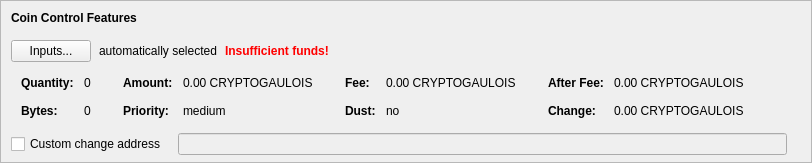
    <widget class="QFrame" name="frameCoinControl">
     <property name="sizePolicy">
      <sizepolicy hsizetype="Expanding" vsizetype="Expanding">
       <horstretch>0</horstretch>
       <verstretch>0</verstretch>
      </sizepolicy>
     </property>
     <property name="maximumSize">
      <size>
       <width>16777215</width>
       <height>16777215</height>
      </size>
     </property>
     <property name="frameShape">
      <enum>QFrame::StyledPanel</enum>
     </property>
     <property name="frameShadow">
      <enum>QFrame::Sunken</enum>
     </property>
     <layout class="QVBoxLayout" name="verticalLayoutCoinControl2">
      <property name="spacing">
       <number>0</number>
      </property>
      <property name="leftMargin">
       <number>0</number>
      </property>
      <property name="topMargin">
       <number>0</number>
      </property>
      <property name="rightMargin">
       <number>0</number>
      </property>
      <property name="bottomMargin">
       <number>6</number>
      </property>
      <item>
       <layout class="QVBoxLayout" name="verticalLayoutCoinControl" stretch="0,0,0,0,1">
        <property name="spacing">
         <number>0</number>
        </property>
        <property name="leftMargin">
         <number>10</number>
        </property>
        <property name="topMargin">
         <number>10</number>
        </property>
        <item>
         <layout class="QHBoxLayout" name="horizontalLayoutCoinControl1">
          <property name="bottomMargin">
           <number>15</number>
          </property>
          <item>
           <widget class="QLabel" name="labelCoinControlFeatures">
            <property name="sizePolicy">
             <sizepolicy hsizetype="Preferred" vsizetype="Maximum">
              <horstretch>0</horstretch>
              <verstretch>0</verstretch>
             </sizepolicy>
            </property>
            <property name="font">
             <font>
              <weight>75</weight>
              <bold>true</bold>
             </font>
            </property>
            <property name="styleSheet">
             <string notr="true">font-weight:bold;</string>
            </property>
            <property name="text">
             <string>Coin Control Features</string>
            </property>
           </widget>
          </item>
         </layout>
        </item>
        <item>
         <layout class="QHBoxLayout" name="horizontalLayoutCoinControl2" stretch="0,0,0,0">
          <property name="spacing">
           <number>8</number>
          </property>
          <property name="bottomMargin">
           <number>10</number>
          </property>
          <item>
           <widget class="QPushButton" name="pushButtonCoinControl">
            <property name="styleSheet">
             <string notr="true"/>
            </property>
            <property name="text">
             <string>Inputs...</string>
            </property>
            <property name="autoDefault">
             <bool>false</bool>
            </property>
           </widget>
          </item>
          <item>
           <widget class="QLabel" name="labelCoinControlAutomaticallySelected">
            <property name="text">
             <string>automatically selected</string>
            </property>
            <property name="margin">
             <number>5</number>
            </property>
           </widget>
          </item>
          <item>
           <widget class="QLabel" name="labelCoinControlInsuffFunds">
            <property name="font">
             <font>
              <weight>75</weight>
              <bold>true</bold>
             </font>
            </property>
            <property name="styleSheet">
             <string notr="true">color:red;font-weight:bold;</string>
            </property>
            <property name="text">
             <string>Insufficient funds!</string>
            </property>
            <property name="margin">
             <number>5</number>
            </property>
           </widget>
          </item>
          <item>
           <spacer name="horizontalSpacerCoinControl">
            <property name="orientation">
             <enum>Qt::Horizontal</enum>
            </property>
            <property name="sizeHint" stdset="0">
             <size>
              <width>40</width>
              <height>1</height>
             </size>
            </property>
           </spacer>
          </item>
         </layout>
        </item>
        <item>
         <widget class="QWidget" name="widgetCoinControl" native="true">
          <property name="sizePolicy">
           <sizepolicy hsizetype="Preferred" vsizetype="Preferred">
            <horstretch>0</horstretch>
            <verstretch>0</verstretch>
           </sizepolicy>
          </property>
          <property name="minimumSize">
           <size>
            <width>0</width>
            <height>0</height>
           </size>
          </property>
          <property name="styleSheet">
           <string notr="true"/>
          </property>
          <layout class="QHBoxLayout" name="horizontalLayoutCoinControl5">
           <property name="leftMargin">
            <number>0</number>
           </property>
           <property name="topMargin">
            <number>0</number>
           </property>
           <property name="rightMargin">
            <number>0</number>
           </property>
           <property name="bottomMargin">
            <number>0</number>
           </property>
           <item>
            <layout class="QHBoxLayout" name="horizontalLayoutCoinControl3" stretch="0,0,0,1">
             <property name="spacing">
              <number>20</number>
             </property>
             <property name="topMargin">
              <number>0</number>
             </property>
             <property name="bottomMargin">
              <number>10</number>
             </property>
             <item>
              <layout class="QFormLayout" name="formLayoutCoinControl1">
               <property name="horizontalSpacing">
                <number>10</number>
               </property>
               <property name="verticalSpacing">
                <number>14</number>
               </property>
               <property name="leftMargin">
                <number>10</number>
               </property>
               <property name="topMargin">
                <number>4</number>
               </property>
               <property name="rightMargin">
                <number>6</number>
               </property>
               <item row="0" column="0">
                <widget class="QLabel" name="labelCoinControlQuantityText">
                 <property name="font">
                  <font>
                   <weight>75</weight>
                   <bold>true</bold>
                  </font>
                 </property>
                 <property name="text">
                  <string>Quantity:</string>
                 </property>
                 <property name="margin">
                  <number>0</number>
                 </property>
                </widget>
               </item>
               <item row="0" column="1">
                <widget class="QLabel" name="labelCoinControlQuantity">
                 <property name="cursor">
                  <cursorShape>IBeamCursor</cursorShape>
                 </property>
                 <property name="contextMenuPolicy">
                  <enum>Qt::ActionsContextMenu</enum>
                 </property>
                 <property name="text">
                  <string notr="true">0</string>
                 </property>
                 <property name="margin">
                  <number>0</number>
                 </property>
                 <property name="textInteractionFlags">
                  <set>Qt::LinksAccessibleByMouse|Qt::TextSelectableByKeyboard|Qt::TextSelectableByMouse</set>
                 </property>
                </widget>
               </item>
               <item row="1" column="0">
                <widget class="QLabel" name="labelCoinControlBytesText">
                 <property name="font">
                  <font>
                   <weight>75</weight>
                   <bold>true</bold>
                  </font>
                 </property>
                 <property name="text">
                  <string>Bytes:</string>
                 </property>
                </widget>
               </item>
               <item row="1" column="1">
                <widget class="QLabel" name="labelCoinControlBytes">
                 <property name="cursor">
                  <cursorShape>IBeamCursor</cursorShape>
                 </property>
                 <property name="contextMenuPolicy">
                  <enum>Qt::ActionsContextMenu</enum>
                 </property>
                 <property name="text">
                  <string notr="true">0</string>
                 </property>
                 <property name="textInteractionFlags">
                  <set>Qt::LinksAccessibleByMouse|Qt::TextSelectableByKeyboard|Qt::TextSelectableByMouse</set>
                 </property>
                </widget>
               </item>
              </layout>
             </item>
             <item>
              <layout class="QFormLayout" name="formLayoutCoinControl2">
               <property name="horizontalSpacing">
                <number>10</number>
               </property>
               <property name="verticalSpacing">
                <number>14</number>
               </property>
               <property name="leftMargin">
                <number>6</number>
               </property>
               <property name="topMargin">
                <number>4</number>
               </property>
               <property name="rightMargin">
                <number>6</number>
               </property>
               <item row="0" column="0">
                <widget class="QLabel" name="labelCoinControlAmountText">
                 <property name="font">
                  <font>
                   <weight>75</weight>
                   <bold>true</bold>
                  </font>
                 </property>
                 <property name="text">
                  <string>Amount:</string>
                 </property>
                 <property name="margin">
                  <number>0</number>
                 </property>
                </widget>
               </item>
               <item row="0" column="1">
                <widget class="QLabel" name="labelCoinControlAmount">
                 <property name="cursor">
                  <cursorShape>IBeamCursor</cursorShape>
                 </property>
                 <property name="contextMenuPolicy">
                  <enum>Qt::ActionsContextMenu</enum>
                 </property>
                 <property name="text">
                  <string notr="true">0.00 CRYPTOGAULOIS</string>
                 </property>
                 <property name="textInteractionFlags">
                  <set>Qt::LinksAccessibleByMouse|Qt::TextSelectableByKeyboard|Qt::TextSelectableByMouse</set>
                 </property>
                </widget>
               </item>
               <item row="1" column="0">
                <widget class="QLabel" name="labelCoinControlPriorityText">
                 <property name="font">
                  <font>
                   <weight>75</weight>
                   <bold>true</bold>
                  </font>
                 </property>
                 <property name="text">
                  <string>Priority:</string>
                 </property>
                </widget>
               </item>
               <item row="1" column="1">
                <widget class="QLabel" name="labelCoinControlPriority">
                 <property name="cursor">
                  <cursorShape>IBeamCursor</cursorShape>
                 </property>
                 <property name="contextMenuPolicy">
                  <enum>Qt::ActionsContextMenu</enum>
                 </property>
                 <property name="text">
                  <string notr="true">medium</string>
                 </property>
                 <property name="textInteractionFlags">
                  <set>Qt::LinksAccessibleByMouse|Qt::TextSelectableByKeyboard|Qt::TextSelectableByMouse</set>
                 </property>
                </widget>
               </item>
              </layout>
             </item>
             <item>
              <layout class="QFormLayout" name="formLayoutCoinControl3">
               <property name="horizontalSpacing">
                <number>10</number>
               </property>
               <property name="verticalSpacing">
                <number>14</number>
               </property>
               <property name="leftMargin">
                <number>6</number>
               </property>
               <property name="topMargin">
                <number>4</number>
               </property>
               <property name="rightMargin">
                <number>6</number>
               </property>
               <item row="0" column="0">
                <widget class="QLabel" name="labelCoinControlFeeText">
                 <property name="font">
                  <font>
                   <weight>75</weight>
                   <bold>true</bold>
                  </font>
                 </property>
                 <property name="text">
                  <string>Fee:</string>
                 </property>
                 <property name="margin">
                  <number>0</number>
                 </property>
                </widget>
               </item>
               <item row="0" column="1">
                <widget class="QLabel" name="labelCoinControlFee">
                 <property name="cursor">
                  <cursorShape>IBeamCursor</cursorShape>
                 </property>
                 <property name="contextMenuPolicy">
                  <enum>Qt::ActionsContextMenu</enum>
                 </property>
                 <property name="text">
                  <string notr="true">0.00 CRYPTOGAULOIS</string>
                 </property>
                 <property name="textInteractionFlags">
                  <set>Qt::LinksAccessibleByMouse|Qt::TextSelectableByKeyboard|Qt::TextSelectableByMouse</set>
                 </property>
                </widget>
               </item>
               <item row="1" column="0">
                <widget class="QLabel" name="labelCoinControlLowOutputText">
                 <property name="font">
                  <font>
                   <weight>75</weight>
                   <bold>true</bold>
                  </font>
                 </property>
                 <property name="text">
                  <string>Dust:</string>
                 </property>
                </widget>
               </item>
               <item row="1" column="1">
                <widget class="QLabel" name="labelCoinControlLowOutput">
                 <property name="cursor">
                  <cursorShape>IBeamCursor</cursorShape>
                 </property>
                 <property name="contextMenuPolicy">
                  <enum>Qt::ActionsContextMenu</enum>
                 </property>
                 <property name="text">
                  <string notr="true">no</string>
                 </property>
                 <property name="textInteractionFlags">
                  <set>Qt::LinksAccessibleByMouse|Qt::TextSelectableByKeyboard|Qt::TextSelectableByMouse</set>
                 </property>
                </widget>
               </item>
              </layout>
             </item>
             <item>
              <layout class="QFormLayout" name="formLayoutCoinControl4">
               <property name="horizontalSpacing">
                <number>10</number>
               </property>
               <property name="verticalSpacing">
                <number>14</number>
               </property>
               <property name="leftMargin">
                <number>6</number>
               </property>
               <property name="topMargin">
                <number>4</number>
               </property>
               <property name="rightMargin">
                <number>6</number>
               </property>
               <item row="0" column="0">
                <widget class="QLabel" name="labelCoinControlAfterFeeText">
                 <property name="font">
                  <font>
                   <weight>75</weight>
                   <bold>true</bold>
                  </font>
                 </property>
                 <property name="text">
                  <string>After Fee:</string>
                 </property>
                 <property name="margin">
                  <number>0</number>
                 </property>
                </widget>
               </item>
               <item row="0" column="1">
                <widget class="QLabel" name="labelCoinControlAfterFee">
                 <property name="cursor">
                  <cursorShape>IBeamCursor</cursorShape>
                 </property>
                 <property name="contextMenuPolicy">
                  <enum>Qt::ActionsContextMenu</enum>
                 </property>
                 <property name="text">
                  <string notr="true">0.00 CRYPTOGAULOIS</string>
                 </property>
                 <property name="textInteractionFlags">
                  <set>Qt::LinksAccessibleByMouse|Qt::TextSelectableByKeyboard|Qt::TextSelectableByMouse</set>
                 </property>
                </widget>
               </item>
               <item row="1" column="0">
                <widget class="QLabel" name="labelCoinControlChangeText">
                 <property name="font">
                  <font>
                   <weight>75</weight>
                   <bold>true</bold>
                  </font>
                 </property>
                 <property name="text">
                  <string>Change:</string>
                 </property>
                </widget>
               </item>
               <item row="1" column="1">
                <widget class="QLabel" name="labelCoinControlChange">
                 <property name="cursor">
                  <cursorShape>IBeamCursor</cursorShape>
                 </property>
                 <property name="contextMenuPolicy">
                  <enum>Qt::ActionsContextMenu</enum>
                 </property>
                 <property name="text">
                  <string notr="true">0.00 CRYPTOGAULOIS</string>
                 </property>
                 <property name="textInteractionFlags">
                  <set>Qt::LinksAccessibleByMouse|Qt::TextSelectableByKeyboard|Qt::TextSelectableByMouse</set>
                 </property>
                </widget>
               </item>
              </layout>
             </item>
            </layout>
           </item>
          </layout>
         </widget>
        </item>
        <item>
         <layout class="QHBoxLayout" name="horizontalLayoutCoinControl4" stretch="0,0,0">
          <property name="spacing">
           <number>12</number>
          </property>
          <property name="sizeConstraint">
           <enum>QLayout::SetDefaultConstraint</enum>
          </property>
          <property name="topMargin">
           <number>5</number>
          </property>
          <property name="rightMargin">
           <number>5</number>
          </property>
          <item>
           <widget class="QCheckBox" name="checkBoxCoinControlChange">
            <property name="toolTip">
             <string>If this is activated, but the change address is empty or invalid, change will be sent to a newly generated address.</string>
            </property>
            <property name="text">
             <string>Custom change address</string>
            </property>
           </widget>
          </item>
          <item>
           <widget class="QValidatedLineEdit" name="lineEditCoinControlChange">
            <property name="enabled">
             <bool>false</bool>
            </property>
            <property name="sizePolicy">
             <sizepolicy hsizetype="Expanding" vsizetype="Fixed">
              <horstretch>0</horstretch>
              <verstretch>0</verstretch>
             </sizepolicy>
            </property>
           </widget>
          </item>
          <item>
           <widget class="QLabel" name="labelCoinControlChangeLabel">
            <property name="sizePolicy">
             <sizepolicy hsizetype="Preferred" vsizetype="Expanding">
              <horstretch>0</horstretch>
              <verstretch>0</verstretch>
             </sizepolicy>
            </property>
            <property name="minimumSize">
             <size>
              <width>0</width>
              <height>0</height>
             </size>
            </property>
            <property name="text">
             <string/>
            </property>
            <property name="margin">
             <number>3</number>
            </property>
           </widget>
          </item>
         </layout>
        </item>
        <item>
         <spacer name="verticalSpacerCoinControl">
          <property name="orientation">
           <enum>Qt::Vertical</enum>
          </property>
          <property name="sizeHint" stdset="0">
           <size>
            <width>800</width>
            <height>1</height>
           </size>
          </property>
         </spacer>
        </item>
       </layout>
      </item>
     </layout>
    </widget>
